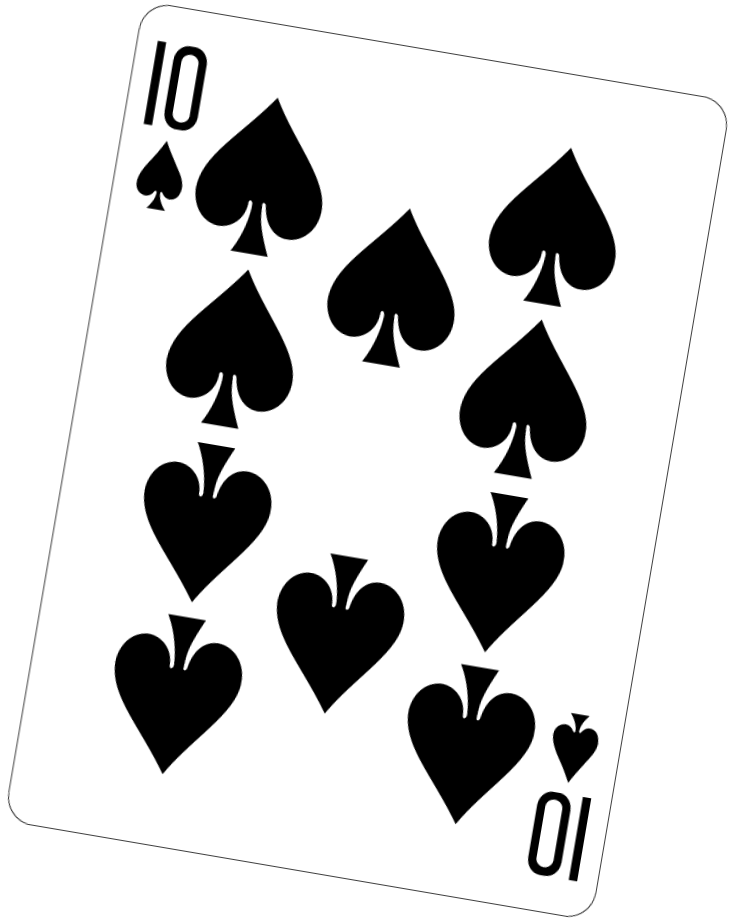
#> input picture Bölüm 2-3 OpenCV ile Görüntü İşleme/kart2.png, 736 x 920 px
$ python 7_perspektif_carpitma.py
#> lines starting #> are read from the running program, lines starting #| are printed output that depends on the picture
import cv2
import numpy as np

# içe aktar resim
img = cv2.imread("kart2.png")
#> img is the input picture: shape (920, 736, 3); min 0, max 255, mean 207.2
cv2.imshow("Orijinal", img)

width = 600
height = 820

pts1 = np.float32([[145,3],[5,820],[730,100],[590,915]])

pts2 = np.float32([[0,0],[0,height],[width,0],[width,height]])


matrix = cv2.getPerspectiveTransform(pts1, pts2)
print(matrix)

# çevirme işlemi; (resim, rotasyon matrisi, çıktının boyutu)
imgOutput = cv2.warpPerspective(img, matrix, (width,height))
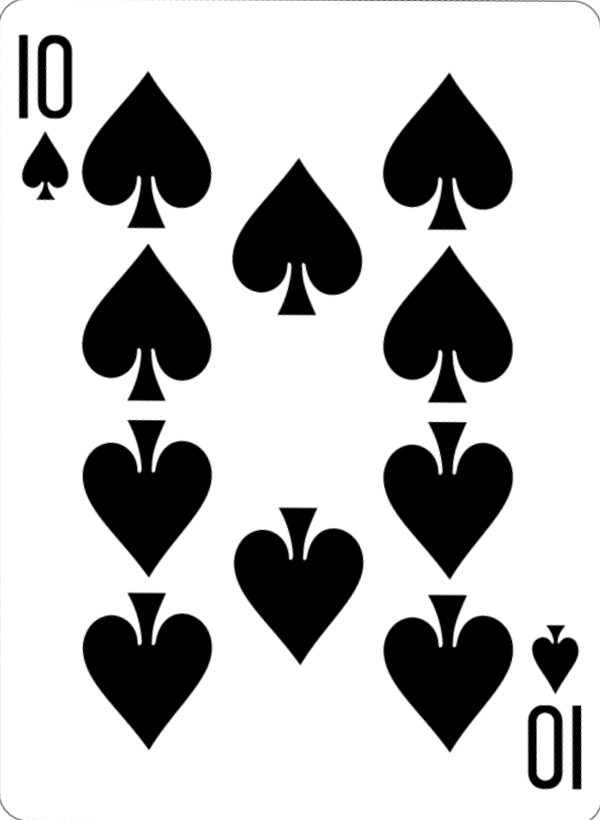
#> imgOutput: shape (820, 600, 3); min 0, max 255, mean 190
cv2.imshow("Nihai Resim", imgOutput)

$ run again, with Bölüm 2-3 OpenCV ile Görüntü İşleme/Sudoku.png copied over Bölüm 2-3 OpenCV ile Görüntü İşleme/kart2.png
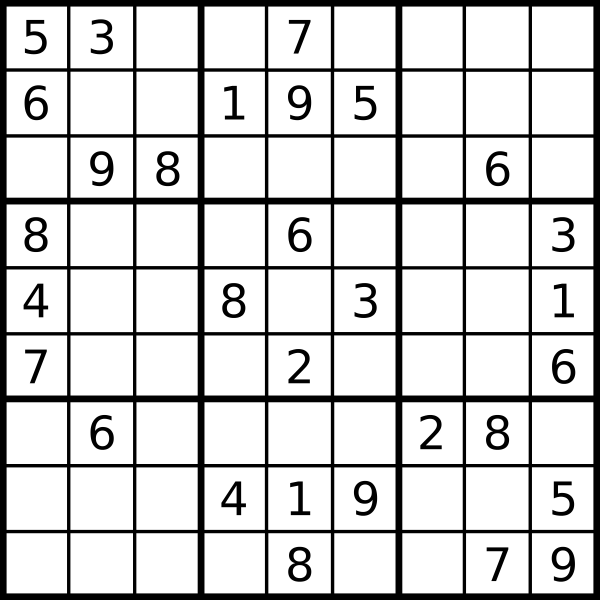
#> input picture Bölüm 2-3 OpenCV ile Görüntü İşleme/Sudoku.png, 1200 x 1200 px (shown at 1/2 size)
#> img is the input picture: shape (1200, 1200, 3); min 0, max 255, mean 209.8
#> `imgOutput = cv2.warpPerspective(img, matrix, (width,height))`:
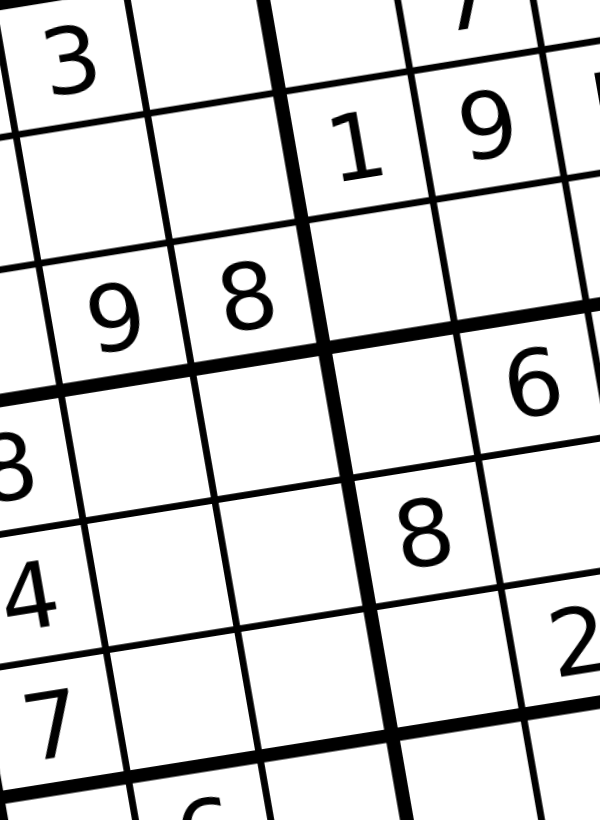
#> imgOutput: shape (820, 600, 3); min 0, max 255, mean 215.3

$ run again, with Bölüm 2-3 OpenCV ile Görüntü İşleme/kart.png copied over Bölüm 2-3 OpenCV ile Görüntü İşleme/kart2.png
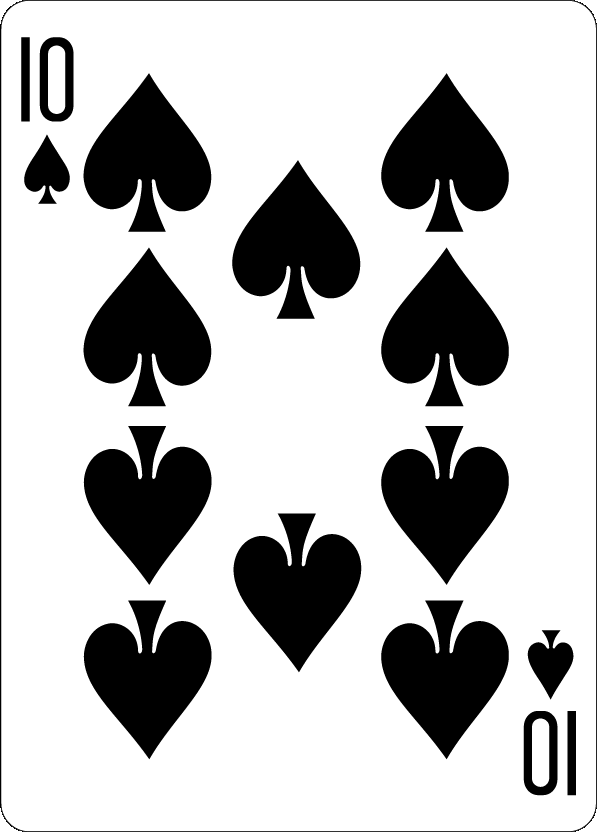
#> input picture Bölüm 2-3 OpenCV ile Görüntü İşleme/kart.png, 597 x 833 px
#> img is the input picture: shape (833, 597, 3); min 0, max 255, mean 189.6
#> `imgOutput = cv2.warpPerspective(img, matrix, (width,height))`:
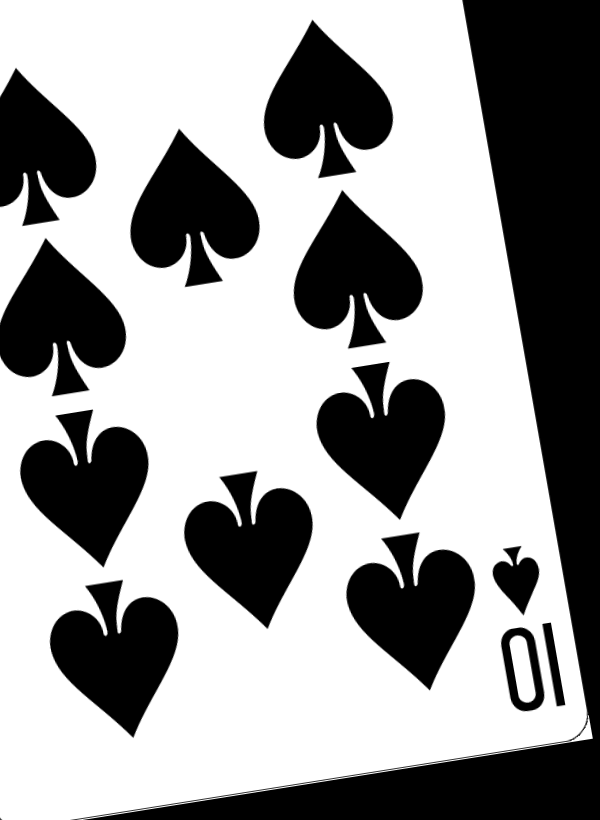
#> imgOutput: shape (820, 600, 3); min 0, max 255, mean 154.4
